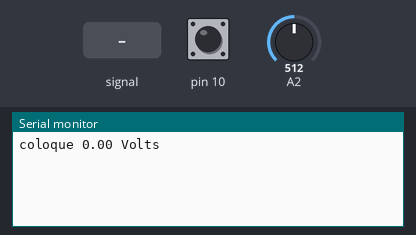
Bench run of a sketch on a simulated Arduino Uno, built with avr-gcc and run on an emulated ATmega328P. On the bench: the last lines printed to the serial monitor. Inputs (shaded band) come from the test bench; at power-on: pin 10 HIGH, A2 = 512.

Above: at 0.8 s.
0.9 s: pin 10 pulled LOW for 0.15 s
At 2.2 s:
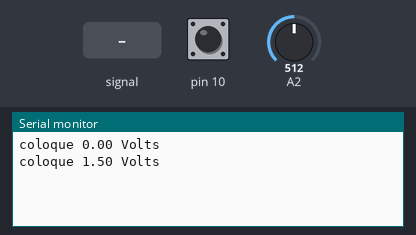
2.5 s: pin 10 pulled LOW for 1 s
At 4.7 s:
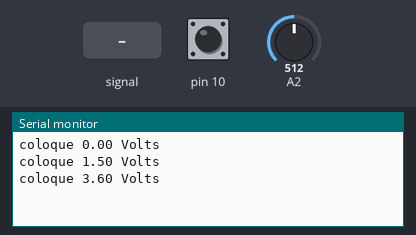
5.0 s: pin 10 pulsed LOW 5 times (0.12 s each, 0.3 s apart)
At 6.25 s:
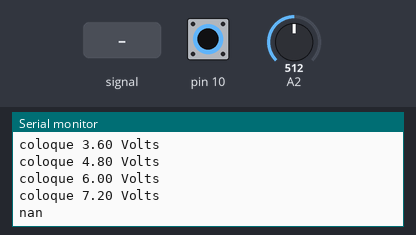
8.1 s: A2 fed a 200 Hz sine of ±81 counts around its level
At 9.01 s:
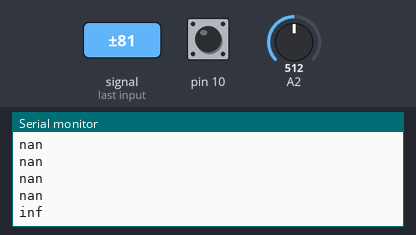
Timing chart, 0 to 11.1 s (numbered marks = the images above; inputs shaded):
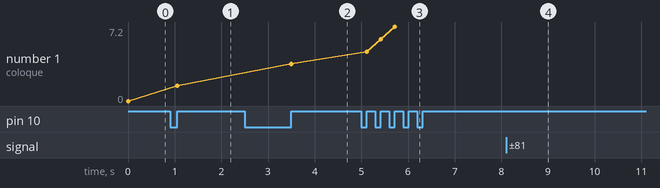

The sketch:

Voltimetro.ino
```cpp
#define redundancia 1024.0

#define VT0 0.0
#define VT1 1.5
#define VT2 3.6
#define VT3 4.8
#define VT4 6.0
#define VT5 7.2

float V0, V1, V2, V3, V4, V5;

void setup() {
  // initialize serial communication at 9600 bits per second:
  Serial.begin(9600);
  pinMode(10, INPUT_PULLUP);

  Serial.println("coloque " + String(VT0) + " Volts");
  while (digitalRead(10) == 1);
  while (digitalRead(10) == 1);
  V0 = VoltRead();
  while (digitalRead(10) == 0);
  while (digitalRead(10) == 0);
  Serial.println("coloque " + String(VT1) + " Volts");
  while (digitalRead(10) == 1);
  while (digitalRead(10) == 1);
  V1 = VoltRead();
  while (digitalRead(10) == 0);
  while (digitalRead(10) == 0);
  Serial.println("coloque " + String(VT2) + " Volts");
  while (digitalRead(10) == 1);
  while (digitalRead(10) == 1);
  V2 = VoltRead();
  while (digitalRead(10) == 0);
  while (digitalRead(10) == 0);
  Serial.println("coloque " + String(VT3) + " Volts");
  while (digitalRead(10) == 1);
  while (digitalRead(10) == 1);
  V3 = VoltRead();
  while (digitalRead(10) == 0);
  while (digitalRead(10) == 0);
  Serial.println("coloque " + String(VT4) + " Volts");
  while (digitalRead(10) == 1);
  while (digitalRead(10) == 1);
  V4 = VoltRead();
  while (digitalRead(10) == 0);
  while (digitalRead(10) == 0);
  Serial.println("coloque " + String(VT5) + " Volts");
  while (digitalRead(10) == 1);
  while (digitalRead(10) == 1);
  V5 = VoltRead();

}

void loop() {

  long int sensorValue = VoltRead();

  if (sensorValue >= V0 and sensorValue <= V1) {
    Serial.println(   ((sensorValue - V0) * (VT1 - VT0)) / (V1 - V0) + VT0, 4    );
  }
  else if (sensorValue > V1 and sensorValue <= V2) {
    Serial.println(   ((sensorValue - V1) * (VT2 - VT1)) / (V2 - V1) + VT1, 4    );
  }
  else if (sensorValue > V2 and sensorValue <= V3) {
    Serial.println(   ((sensorValue - V2) * (VT3 - VT2)) / (V3 - V2) + VT2, 4    );
  }
  else if (sensorValue > V3 and sensorValue <= V4) {
    Serial.println(   ((sensorValue - V3) * (VT4 - VT3)) / (V4 - V3) + VT3, 4    );
  }
  else if (sensorValue > V4 and sensorValue <= V5) {
    Serial.println(   ((sensorValue - V4) * (VT5 - VT4)) / (V5 - V4) + VT4, 4    );
  }
  else if (sensorValue > V5) {
    Serial.println(   ((sensorValue - V5) * (VT5 - VT4)) / (V5 - V4) + VT5, 4    );
  }

  //Serial.println((sensorValue/1023.0)*30.0,5);
  //Serial.println(digitalRead(10));

  delay(10);
}

long int VoltRead(void) {
  long int Value = 0;
  int _n = 0;
  while (_n < redundancia) {
    Value += analogRead(A2);
    _n++;
  }
  Value /= redundancia;
  return Value;
}
```

Measured:
- after the input at 0.9 s, the serial monitor: prints a new line after 0.15 s (image 1)
- after the input at 2.5 s, the serial monitor: prints a new line after 1.0 s (image 2)
- after the input at 5.0 s, the serial monitor: prints a new line after 0.12 s (image 3)
- after the input at 8.1 s, the serial monitor: prints a new line after 0.72 s (image 4)
- plotted number 1: 0 → 1.5 after the input at 0.9 s, 1.5 → 3.6 after the input at 2.5 s, 3.6 → 7.2 after the input at 5.0 s
